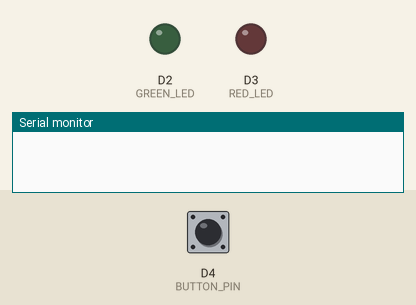
Recording of a sketch running on a simulated Particle Photon. On the bench: output pins drawn as LEDs (lit = HIGH), the last lines printed to the serial monitor. The inputs (shaded band) are chosen by the test bench; at power-on: D4 (BUTTON_PIN) LOW.

Above: at 1.2 s.
1.3 s: D4 (BUTTON_PIN) pulled HIGH for 0.15 s
At 2.5 s:
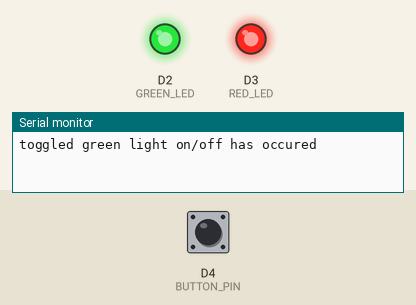
4.4 s: D4 (BUTTON_PIN) pulled HIGH for 1 s
At 6.8 s:
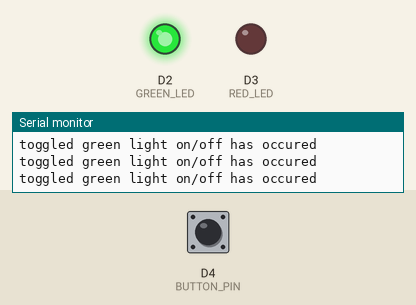
8.4 s: D4 (BUTTON_PIN) pulled HIGH for 3.2 s
At 9.6 s:
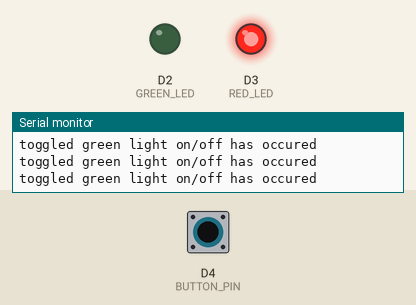
Timing chart, 0 to 20.6 s (numbered marks = the images above; inputs shaded):
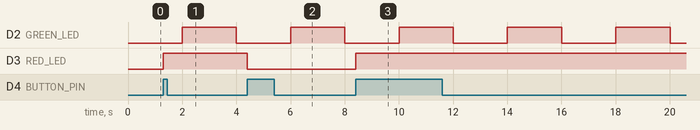

The sketch:

timing.ino
```cpp
#include <Event.h>

/*
 * Project timing
 * Description:
 * Author:
 * Date:
 */

const int GREEN_LED = D2;
const int RED_LED = D3;
const int BUTTON_PIN = D4;

Event publishButtonPushes(0, 5000);
Event toggleGreenLight(0, 2000, "toggled green light on/off");
int numButtonPresses = 0;
bool greenLightIsOn = false;

// setup() runs once, when the device is first turned on.
void setup() {
    Serial.begin(9600);
    pinMode(BUTTON_PIN, INPUT);
    pinMode(GREEN_LED, OUTPUT);
    pinMode(RED_LED, OUTPUT);
}

bool currentButtonState = HIGH;
bool previousButtonState = HIGH;
bool lightTwoIsOn = false;

void loop() {
    currentButtonState = digitalRead(BUTTON_PIN);

    if(currentButtonState == HIGH && previousButtonState == LOW) {
      numButtonPresses++;
      if(lightTwoIsOn) {
        digitalWrite(RED_LED, LOW);
        lightTwoIsOn = false;
      }else{
        digitalWrite(RED_LED, HIGH);
        lightTwoIsOn = true;
      }
    }

    previousButtonState = currentButtonState;

    if(publishButtonPushes.isDueToOccur()) {
      Particle.publish("number of button pushes", String(numButtonPresses));
      publishButtonPushes.occured();
    }

    if(toggleGreenLight.isDueToOccur()) {
      if(greenLightIsOn) {
        greenLightIsOn = false;
      }else{
        greenLightIsOn = true;
      }
      digitalWrite(GREEN_LED, greenLightIsOn);
      toggleGreenLight.occured();
    }
}
```

Event.h
```cpp
#pragma once
#include <string.h>

class Event
{
private:
    String eventName;
    unsigned long lastOccuredAtTime;
    unsigned long shouldHappenEvery;

public:
    Event();

    Event(unsigned long lastOccuredAt, unsigned long shouldHappenEveryXMillis)
    {
        lastOccuredAtTime = lastOccuredAt;
        shouldHappenEvery = shouldHappenEveryXMillis;
    };

    Event(unsigned long lastOccuredAt, unsigned long shouldHappenEveryXMillis, String eventNameStr)
    {
        lastOccuredAtTime = lastOccuredAt;
        eventName = eventNameStr;
        shouldHappenEvery = shouldHappenEveryXMillis;
    };

    unsigned long getLastOccuredAtTime();
    unsigned long getShouldHappenEvery();
    unsigned long getEventName();

    void setLastOccuredAtTime();
    void setShouldHappenEvery();

    void occured()
    {
        if (eventName != NULL)
        {
            Serial.println(eventName + " has occured");
        }
        lastOccuredAtTime = millis();
    };

    bool isDueToOccur()
    {
        if ((millis() - lastOccuredAtTime) > shouldHappenEvery)
        {
            return true;
        }
        return false;
    };
};
```

Measured:
- after the input at 1.3 s, D3 (RED_LED): LOW → HIGH at once
- after the input at 4.4 s, D3 (RED_LED): HIGH → LOW at once
- after the input at 8.4 s, D3 (RED_LED): LOW → HIGH at once
- by itself, D2 (GREEN_LED): alternates HIGH for 2.0 s and LOW for 2.0 s
